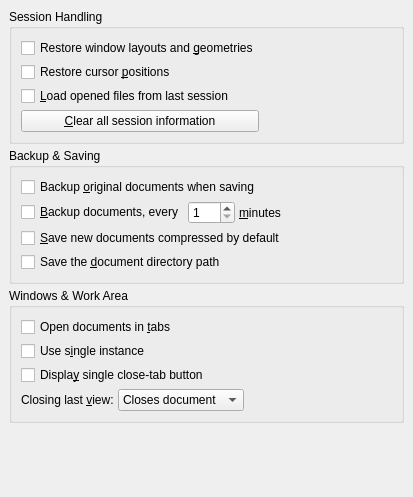
<?xml version="1.0" encoding="UTF-8"?>
<ui version="4.0">
 <class>PrefDocHandlingUi</class>
 <widget class="QWidget" name="PrefDocHandlingUi">
  <property name="geometry">
   <rect>
    <x>0</x>
    <y>0</y>
    <width>413</width>
    <height>497</height>
   </rect>
  </property>
  <property name="sizePolicy">
   <sizepolicy hsizetype="Expanding" vsizetype="Expanding">
    <horstretch>0</horstretch>
    <verstretch>0</verstretch>
   </sizepolicy>
  </property>
  <property name="windowTitle">
   <string/>
  </property>
  <layout class="QGridLayout" name="gridLayout_4">
   <item row="0" column="0">
    <widget class="QGroupBox" name="GeometryGB">
     <property name="title">
      <string>Session Handling</string>
     </property>
     <property name="flat">
      <bool>true</bool>
     </property>
     <layout class="QGridLayout" name="gridLayout_3">
      <item row="0" column="0">
       <widget class="QCheckBox" name="allowGeometrySessionCB">
        <property name="enabled">
         <bool>true</bool>
        </property>
        <property name="text">
         <string>Restore window layouts and &amp;geometries</string>
        </property>
       </widget>
      </item>
      <item row="1" column="0">
       <widget class="QCheckBox" name="restoreCursorCB">
        <property name="toolTip">
         <string>Restore to the cursor position when the file was last closed</string>
        </property>
        <property name="text">
         <string>Restore cursor &amp;positions</string>
        </property>
       </widget>
      </item>
      <item row="2" column="0">
       <widget class="QCheckBox" name="loadSessionCB">
        <property name="text">
         <string>&amp;Load opened files from last session</string>
        </property>
       </widget>
      </item>
      <item row="3" column="0">
       <widget class="QPushButton" name="clearSessionPB">
        <property name="text">
         <string>&amp;Clear all session information</string>
        </property>
       </widget>
      </item>
      <item row="3" column="1">
       <spacer name="horizontalSpacer">
        <property name="orientation">
         <enum>Qt::Horizontal</enum>
        </property>
        <property name="sizeHint" stdset="0">
         <size>
          <width>225</width>
          <height>20</height>
         </size>
        </property>
       </spacer>
      </item>
     </layout>
    </widget>
   </item>
   <item row="1" column="0">
    <widget class="QGroupBox" name="documentsGB">
     <property name="title">
      <string>Backup &amp;&amp; Saving</string>
     </property>
     <property name="flat">
      <bool>true</bool>
     </property>
     <layout class="QGridLayout" name="gridLayout_2">
      <item row="0" column="0">
       <widget class="QCheckBox" name="backupCB">
        <property name="text">
         <string>Backup &amp;original documents when saving</string>
        </property>
       </widget>
      </item>
      <item row="1" column="0">
       <layout class="QHBoxLayout" name="horizontalLayout_2">
        <item>
         <widget class="QCheckBox" name="autoSaveCB">
          <property name="text">
           <string>&amp;Backup documents, every</string>
          </property>
         </widget>
        </item>
        <item>
         <widget class="QSpinBox" name="autoSaveSB">
          <property name="minimum">
           <number>1</number>
          </property>
          <property name="maximum">
           <number>300</number>
          </property>
         </widget>
        </item>
        <item>
         <widget class="QLabel" name="TextLabel1">
          <property name="text">
           <string>&amp;minutes</string>
          </property>
          <property name="buddy">
           <cstring>autoSaveSB</cstring>
          </property>
         </widget>
        </item>
        <item>
         <spacer>
          <property name="orientation">
           <enum>Qt::Horizontal</enum>
          </property>
          <property name="sizeHint" stdset="0">
           <size>
            <width>61</width>
            <height>21</height>
           </size>
          </property>
         </spacer>
        </item>
       </layout>
      </item>
      <item row="2" column="0">
       <widget class="QCheckBox" name="saveCompressedCB">
        <property name="toolTip">
         <string>If this is checked, new documents will be saved in a compressed binary-format by default. Existing documents will still be saved in their current state (compressed or uncompressed).</string>
        </property>
        <property name="text">
         <string>&amp;Save new documents compressed by default</string>
        </property>
       </widget>
      </item>
      <item row="3" column="0">
       <widget class="QCheckBox" name="saveOriginCB">
        <property name="toolTip">
         <string>If this is checked, the document directory path will be saved in the document. This allows moving the document elsewhere and still finding the included files.</string>
        </property>
        <property name="text">
         <string>Save the &amp;document directory path</string>
        </property>
       </widget>
      </item>
     </layout>
    </widget>
   </item>
   <item row="2" column="0">
    <widget class="QGroupBox" name="tabsGB">
     <property name="title">
      <string>Windows &amp;&amp; Work Area</string>
     </property>
     <property name="flat">
      <bool>true</bool>
     </property>
     <layout class="QGridLayout" name="gridLayout">
      <item row="0" column="0">
       <widget class="QCheckBox" name="openDocumentsInTabsCB">
        <property name="text">
         <string>Open documents in &amp;tabs</string>
        </property>
       </widget>
      </item>
      <item row="1" column="0">
       <widget class="QCheckBox" name="singleInstanceCB">
        <property name="toolTip">
         <string>Whether to open documents in an already running instance of LyX. (Set the LyXServer pipe path and restart LyX to enable this feature)</string>
        </property>
        <property name="text">
         <string>Use s&amp;ingle instance</string>
        </property>
       </widget>
      </item>
      <item row="2" column="0">
       <widget class="QCheckBox" name="singleCloseTabButtonCB">
        <property name="toolTip">
         <string>Whether to place close button on each tab or only one in the top left.</string>
        </property>
        <property name="text">
         <string>Displa&amp;y single close-tab button</string>
        </property>
       </widget>
      </item>
      <item row="3" column="0">
       <layout class="QHBoxLayout" name="horizontalLayout">
        <item>
         <widget class="QLabel" name="label">
          <property name="text">
           <string>Closing last &amp;view:</string>
          </property>
          <property name="buddy">
           <cstring>closeLastViewCO</cstring>
          </property>
         </widget>
        </item>
        <item>
         <widget class="QComboBox" name="closeLastViewCO">
          <item>
           <property name="text">
            <string>Closes document</string>
           </property>
          </item>
          <item>
           <property name="text">
            <string>Hides document</string>
           </property>
          </item>
          <item>
           <property name="text">
            <string>Ask the user</string>
           </property>
          </item>
         </widget>
        </item>
        <item>
         <spacer name="horizontalSpacer_2">
          <property name="orientation">
           <enum>Qt::Horizontal</enum>
          </property>
          <property name="sizeHint" stdset="0">
           <size>
            <width>40</width>
            <height>20</height>
           </size>
          </property>
         </spacer>
        </item>
       </layout>
      </item>
     </layout>
    </widget>
   </item>
   <item row="3" column="0">
    <spacer>
     <property name="orientation">
      <enum>Qt::Vertical</enum>
     </property>
     <property name="sizeHint" stdset="0">
      <size>
       <width>395</width>
       <height>16</height>
      </size>
     </property>
    </spacer>
   </item>
  </layout>
 </widget>
 <layoutdefault spacing="4" margin="9"/>
 <tabstops>
  <tabstop>restoreCursorCB</tabstop>
  <tabstop>loadSessionCB</tabstop>
  <tabstop>clearSessionPB</tabstop>
  <tabstop>backupCB</tabstop>
  <tabstop>autoSaveCB</tabstop>
  <tabstop>autoSaveSB</tabstop>
  <tabstop>saveCompressedCB</tabstop>
  <tabstop>saveOriginCB</tabstop>
 </tabstops>
 <includes>
  <include location="local">qt_i18n.h</include>
 </includes>
 <resources/>
 <connections/>
</ui>
